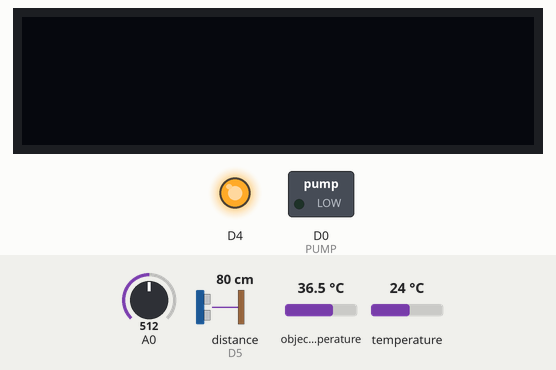
The sketch below on a simulated ESP8266 (NodeMCU). On the bench: 128×32 one-colour display, switched loads named in the sketch (green lamp = pin HIGH), output pins drawn as LEDs (lit = HIGH). Wiring (inferred from the names in the program): ultrasonic range finder: trigger D6; echo D5. The inputs (shaded band) are chosen by the test bench; at power-on: distance to the obstacle (sensor on D5) 80 cm, A0 = 512, object temperature 36.5 °C, temperature 24 °C. The echo pulse lasts 58.3 µs per cm; WiFi joins after 1.5 s; servers stay silent unless stated; pins used as bus, display or sensor lines are not drawn.

Above: at 5.3 s.
5.4 s: distance to the obstacle (sensor on D5) set to 6 cm
6.9 s: distance to the obstacle (sensor on D5) set to 3 cm
At 8.0 s:
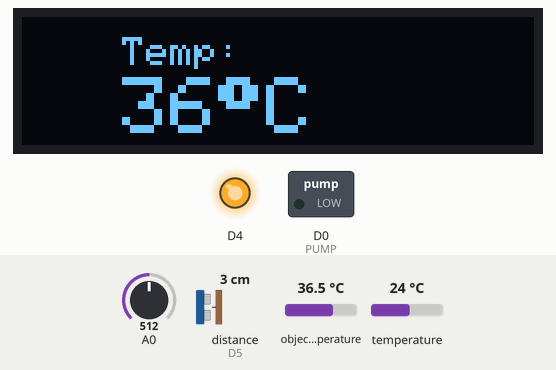
8.4 s: A0 set to 33
9.9 s: A0 set to 27
At 10.6 s:
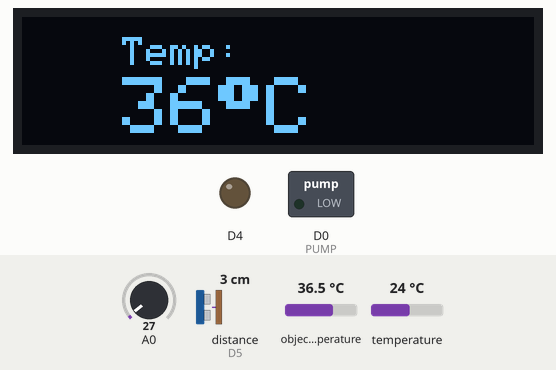
11.4 s: A0 set to 45
At 12.1 s:
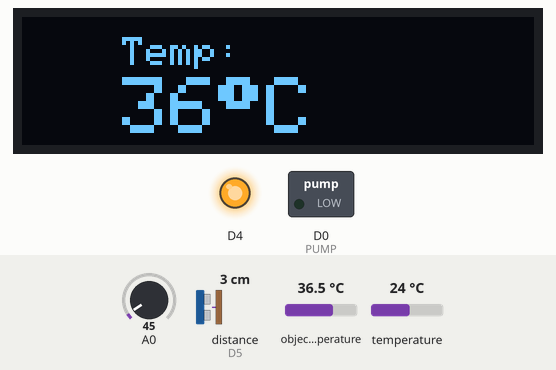
13.0 s: A0 set to 25
At 13.8 s:
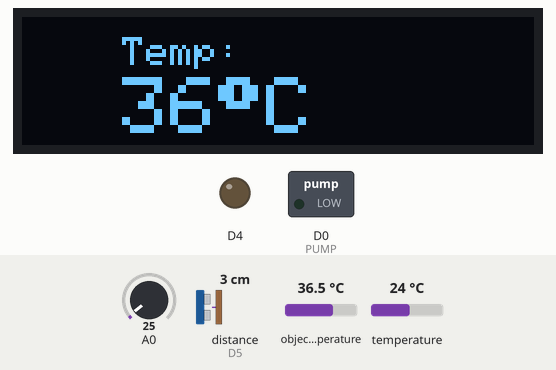
Timing chart, 0 to 15.7 s (numbered marks = the images above; inputs shaded):
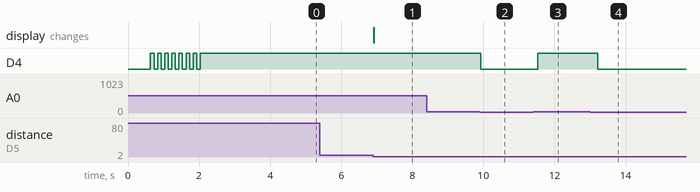

Measured:
- the behaviour switches between 5 and 4 cm on distance to the obstacle (sensor on D5) (found by bisection; images 0 and 1)
- the behaviour switches between 30 and 29 on A0 (found by bisection; images 1 and 2)
- after the input at 5.4 s, every drawn part: stays the same
- after the input at 6.9 s, the display: changes at once (image 1)
- after the input at 8.4 s, every drawn part: stays the same
- after the input at 9.9 s, D4: HIGH → LOW at once
- after the input at 11.4 s, D4: LOW → HIGH after 0.13 s
- after the input at 13.0 s, D4: HIGH → LOW after 0.21 s

The sketch:

Sanitization_Module.ino
```cpp
#include "i2c.h"
#include "client.h"
#include "sensors.h"
#include "sonar.h"
#include "pump.h"

#define TEMP_LIMIT 35
#define TARGET_DISTANCE 5

void setup() {
    initSensors();
    initPump();
    initI2CPeripherals();
    initSonar();
    initWiFi();
    delay(2000);
}

void loop() {

  if(TARGET_DISTANCE > getDistance()){
    runI2C();
    if(TEMP_LIMIT > getTempAvg()){
      runPump(500);
      httpGet(ACCESS_URL);
    }else{
      httpGet(ALERT_URL);
    }
  }

  checkSanitizerLevel();
}
```

client.h
```cpp
#define ALERT_URL "http://192.168.4.1/alert"
#define SANTZR_URL "http://192.168.4.1/santizer"
#define ACCESS_URL "http://192.168.4.1/access"

#define BUFFER_MAX_LEN 8
#define MAX_SAMPLE_VALUE 1024

#include <ESP8266WiFi.h>
#include <WiFiClient.h>
#include <ESP8266HTTPClient.h>


#define AP_SSID "Access-Control"
#define AP_PASS "access-12345"

HTTPClient http;
WiFiClient client;


void initWiFi(){
  WiFi.mode(WIFI_STA);
  pinMode(D4, OUTPUT);

  WiFi.hostname("Mask_UP_Zimbabwe");
  WiFi.begin(AP_SSID, AP_PASS);

  while(WiFi.status() != WL_CONNECTED){
    digitalWrite(D4, LOW);
    delay(100);
    digitalWrite(D4, HIGH);
    delay(100);
  }

  digitalWrite(D4, HIGH);
}

int httpGet(char * url){

  http.begin(client, url);  // begin HTTP GET using given URL
  int errorCode = http.GET(); // Send HTTP GET
  http.end();
  return errorCode;
}
```

i2c.h
```cpp
#include <Adafruit_GFX.h>
#include <Adafruit_SSD1306.h>
#include <Adafruit_MLX90614.h>

#define MAX_SAMPLE_COUNT 30

 // For the SSD1306 I2C supported Oled Display Module
#define SCREEN_WIDTH 128    // OLED display width, in pixels
#define SCREEN_HEIGHT 32    // OLED display height, in pixels
#define OLED_RESET -1       // Reset pin # (or -1 if sharing Arduino reset pin)
Adafruit_SSD1306 display(SCREEN_WIDTH, SCREEN_HEIGHT, &Wire, OLED_RESET);


Adafruit_MLX90614 mlx = Adafruit_MLX90614();

int temp_amb;
int temp_obj;

void initI2CPeripherals()
{
  mlx.begin();         //Initialize MLX90614
  display.begin(SSD1306_SWITCHCAPVCC, 0x3C); //initialize with the I2C addr 0x3C (128x64)
  display.clearDisplay();
  delay(500);
}


void runI2C()
{

  temp_amb = mlx.readAmbientTempC();
  temp_obj = mlx.readObjectTempC();


  display.clearDisplay();
  display.setCursor(25,5);
  display.setTextSize(1);
  display.setTextColor(WHITE);
  display.println("Temp:");
  display.setCursor(25,15);
  display.setTextSize(2);
  display.print(temp_obj);
  display.print((char)247);
  display.print("C");
  display.display();

  delay(100);
}

int getTempAvg(){
  int temp_avg = 0;
  for (int i=0; MAX_SAMPLE_COUNT > i; i++){
    temp_avg += mlx.readObjectTempC();
  }

  temp_avg /= MAX_SAMPLE_COUNT;
  return temp_avg;
}
```

pump.h
```cpp
#define PUMP D0

void initPump(){
  pinMode(PUMP, OUTPUT);
  digitalWrite(PUMP, LOW);
}

void runPump(int t){
  digitalWrite(PUMP, HIGH);
  delay(t);
  digitalWrite(PUMP, LOW);
  delay(t);
}

void killPump(){
  digitalWrite(PUMP, LOW);
}


void checkSanitizerLevel(){
  if(30 > readFluidLevel()){
    digitalWrite(D4, LOW);
    httpGet(SANTZR_URL);
  }else{
    digitalWrite(D4, HIGH);
  }
}
```

sensors.h
```cpp
#define PROXIMITY D7

void initSensors(){
  pinMode(PROXIMITY, INPUT);
}

int readFluidLevel(){
  return analogRead(A0);
}

int readProximitySensor(){
  return !digitalRead(PROXIMITY);
}
```

sonar.h
```cpp
const int pingPin = D6; // Trigger Pin of Ultrasonic Sensor
const int echoPin = D5; // Echo Pin of Ultrasonic Sensor

void initSonar() {
   pinMode(pingPin, OUTPUT);
   pinMode(echoPin, INPUT);
}

long microsecondsToCentimeters(long microseconds) {
   return microseconds / 29 / 2;
}

int getDistance() {
   digitalWrite(pingPin, LOW);
   delayMicroseconds(2);
   digitalWrite(pingPin, HIGH);
   delayMicroseconds(10);
   digitalWrite(pingPin, LOW);
   long duration = pulseIn(echoPin, HIGH);
   return microsecondsToCentimeters(duration);
}
```
